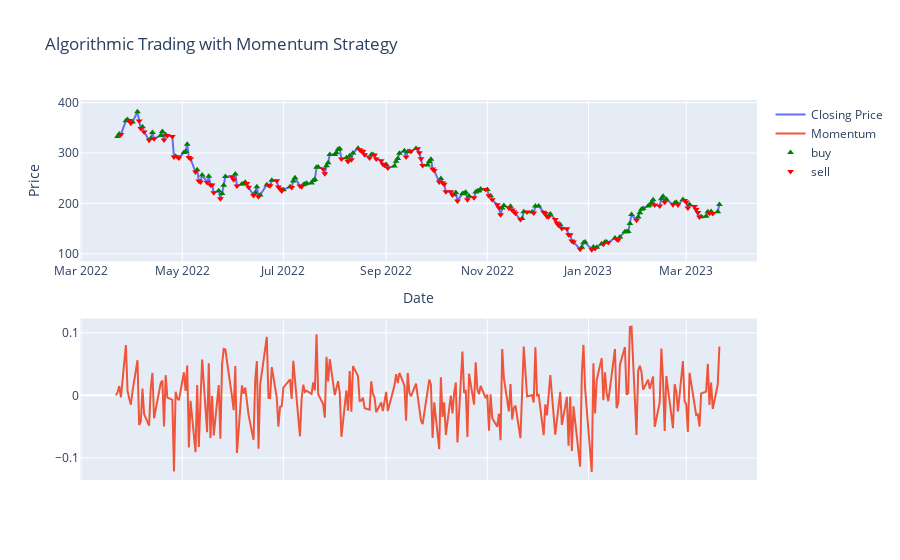

Source (notebook cell):
### Markdown cell above
Adding Sell markers for Momentum <0:

### Code cell
subplot.add_trace(go.Scatter(x= stock_data.loc[stock_data['Momentum'] < 0].index,
                             y = stock_data.loc[stock_data['Momentum']<0 ]['Close'],
                             mode = 'markers',
                             name = 'sell',
                             marker= dict(color = 'red', symbol = 'triangle-down') ))

subplot.show()
